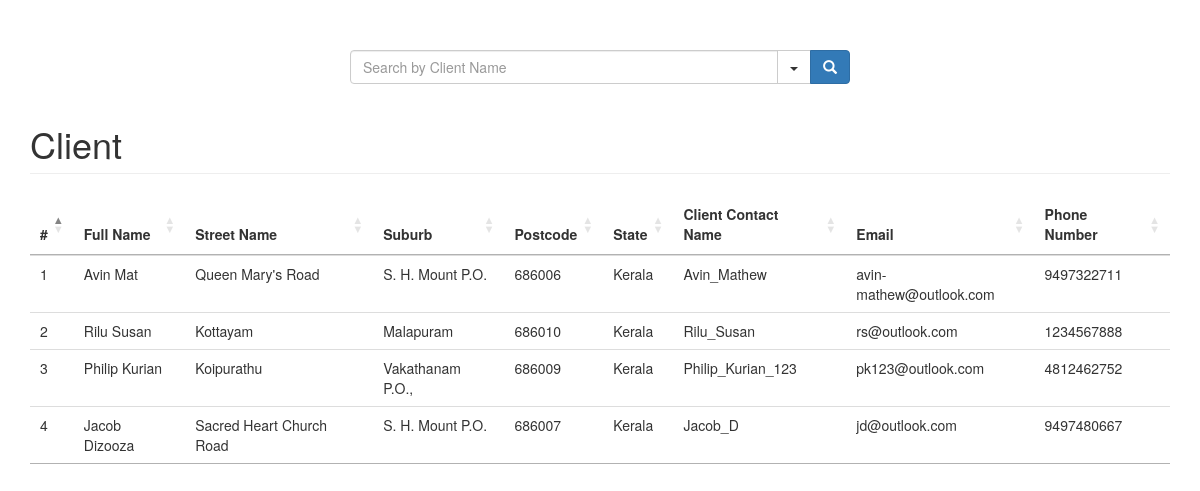
Before: /client with the older database file.
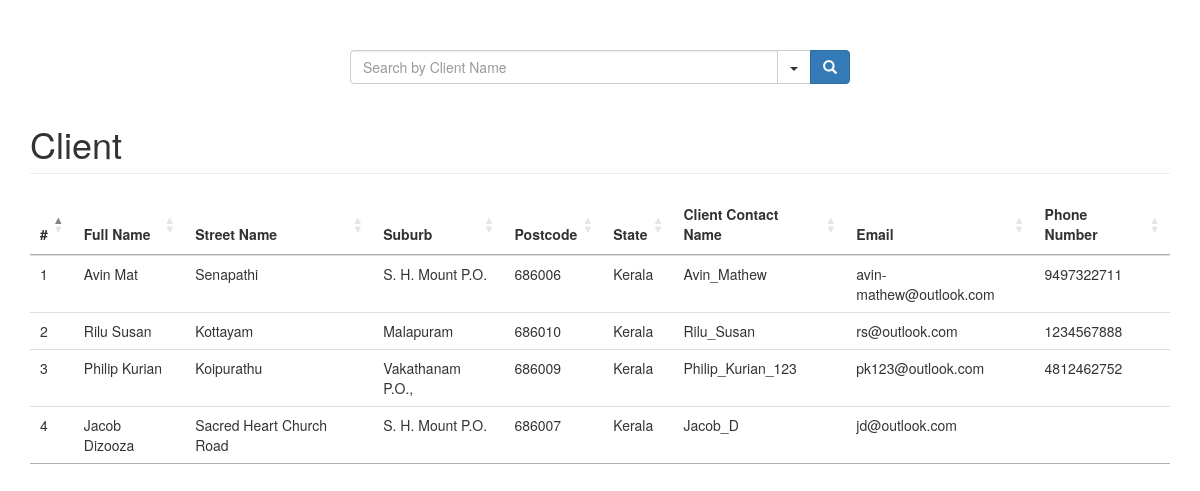
After: the same page with the newer database file.
### python_test/models.py (models this page shows, shortened)
class Client(models.Model):
    client_name = models.CharField("Full name", max_length=1024, unique=True)
    street_name = models.CharField("Street name", max_length=1024)
    suburb = models.CharField("Suburb", max_length=1024)
    postcode = models.CharField("Postcode", max_length=6)
    state = models.CharField("State", max_length=1024)
    client_contact_name = models.CharField(unique=True, max_length=1024)
    email = models.EmailField(max_length=70, null=True, blank=True, unique=True)
    phone_regex = RegexValidator(regex=r'^\+?1?\d{9,15}$', message="Phone number must be entered in the format: "
                                                                   "'+999999999'. Up to 15 digits allowed.")
    phone_number = models.CharField(validators=[phone_regex], max_length=17, blank=True, unique=True)

### python_test/views.py (the view)
# urls.py: path('client', ClientDetails.as_view(), name='client_details'),
class ClientDetails(ListView):
    model = Client
    template_name = 'client_list.html'
    context_object_name = "complete_client_list"

### python_test/templates/client_list.html (shortened to what this page needs)
<!DOCTYPE html>
{% load static %}
{% block content %}
<html lang="en">
    <head>
        <link rel="stylesheet" href="{% static 'css/client-search.css' %}">
        <link rel='stylesheet' href='https://maxcdn.bootstrapcdn.com/bootstrap/3.3.0/css/bootstrap.min.css'>
        <link rel='stylesheet' href='https://cdn.datatables.net/1.10.19/css/jquery.dataTables.min.css'>
        <link rel='stylesheet' href='https://cdn.datatables.net/1.10.19/css/jquery.dataTables.min.css'>
    </head>
    <body>
        <div class="container">
            <div class="row">
                <div class="col-md-12">
                    <div class="input-group" id="adv-search">
                        <input type="text" id="txtSearch" name="txtSearch" class="form-control" placeholder="Search by Client Name" />
                        <div class="input-group-btn">
                            <div class="btn-group" role="group">
                                <div class="dropdown dropdown-lg">
                                    <button type="button" class="btn btn-default dropdown-toggle" data-toggle="dropdown" aria-expanded="false"><span class="caret"></span></button>
                                </div>
                                <button type="button" class="btn btn-primary"><span class="glyphicon glyphicon-search" aria-hidden="true"></span></button>
                            </div>
                        </div>
                    </div>
                </div>
            </div>
            <h1 class="page-header">Client</h1>
            <table class="table" id="client-table" class="display toggle" style="width:100%">
                <thead>
                    <tr id="record_header">
                        <th id="id">#</th>
                        <th id="client_name">Full Name </th>
                        <th id="street_name">Street Name </th>
                        <th id="suburb">Suburb </th>
                        <th id="postcode">Postcode </th>
                        <th id="state">State </th>
                        <th id="client_contact_name">Client Contact Name </th>
                        <th id="email">Email </th>
                        <th id="phone_number">Phone Number </th>
                    </tr>
                </thead>
                <tbody id="record">
                    {% for client in complete_client_list %}
                    <tr id="row{{ client.id }}">
                        <td>{{ client.id }}</td>
                        <td>{{ client.client_name }} </i>
                        </td>
                        <td>{{ client.street_name }}</td>
                        <td>{{ client.suburb }}</td>
                        <td>{{ client.postcode }}</td>
                        <td>{{ client.state }}</td>
                        <td>{{ client.client_contact_name }}</td>
                        <td>{{ client.email }}</td>
                        <td>{{ client.phone_number }}</td>
                    </tr>
                    {% empty %}
                    <tr>
                        <td colspan="9" class="text-center bg-warning">No Client</td>
                    </tr>
                    {% endfor %}
                </tbody>
            </table>
            {% endblock %}
        </div>
    </body>
</html>

### staticfiles/css/client-search.css (style rules this page uses)
body { padding-top: 50px; }
.input-group-btn .btn-group { display: flex !important; }
.btn-group .btn { border-radius: 0; margin-left: -1px; }
.btn-group .btn:last-child { border-top-right-radius: 4px; border-bottom-right-radius: 4px; }
@media screen and (min-width: 768px) { #adv-search { width: 500px; margin: 0 auto; } }
@media screen and (min-width: 768px) { .dropdown.dropdown-lg { position: static !important; } }

Changed rows visible on the page:
changed Client "Avin Mat": street_name "Queen Mary's Road" → "Senapathi"
changed Client "Jacob Dizooza": phone_number "9497480667" → (not shown)
